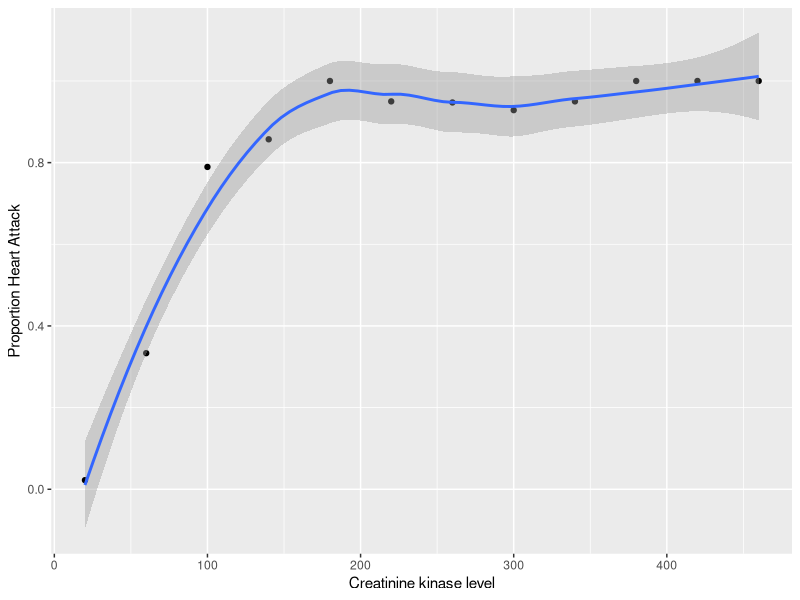
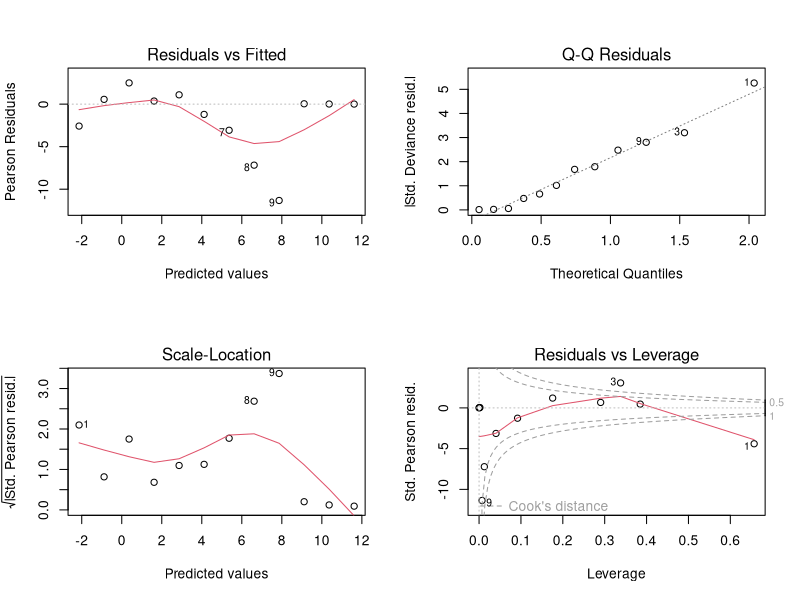
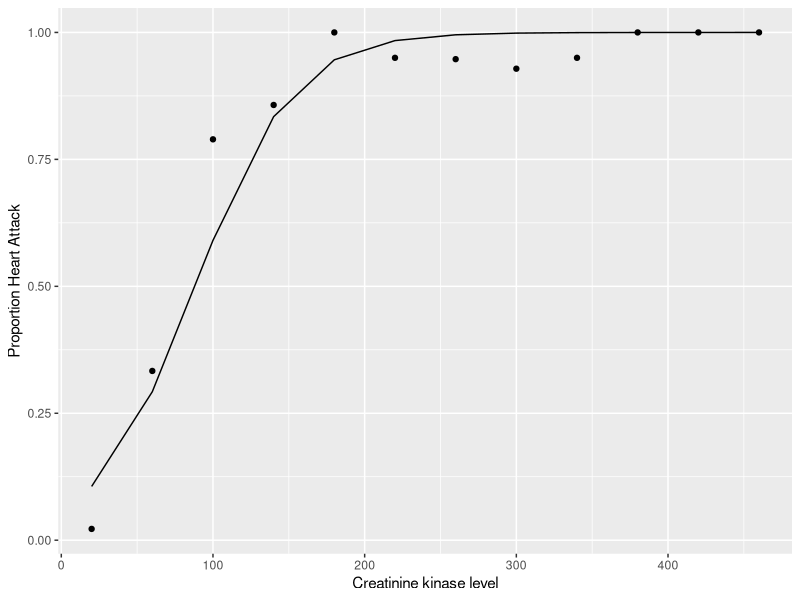
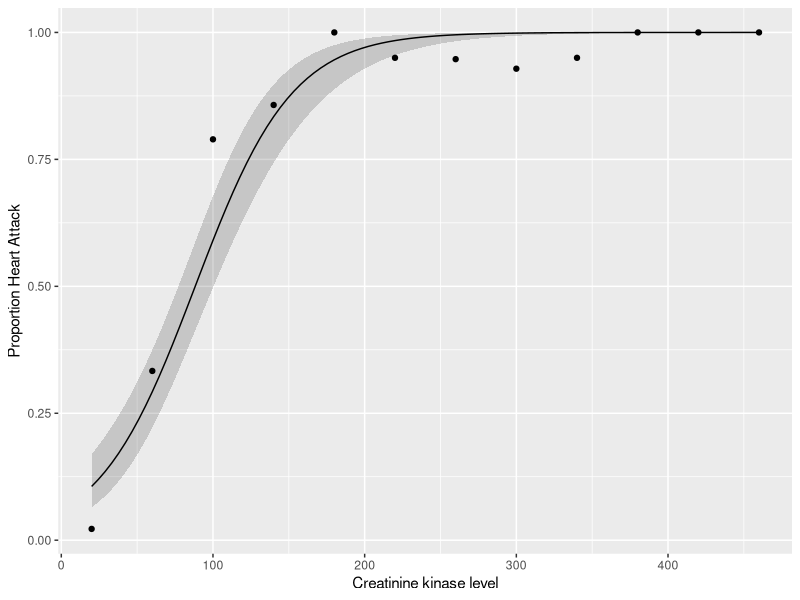
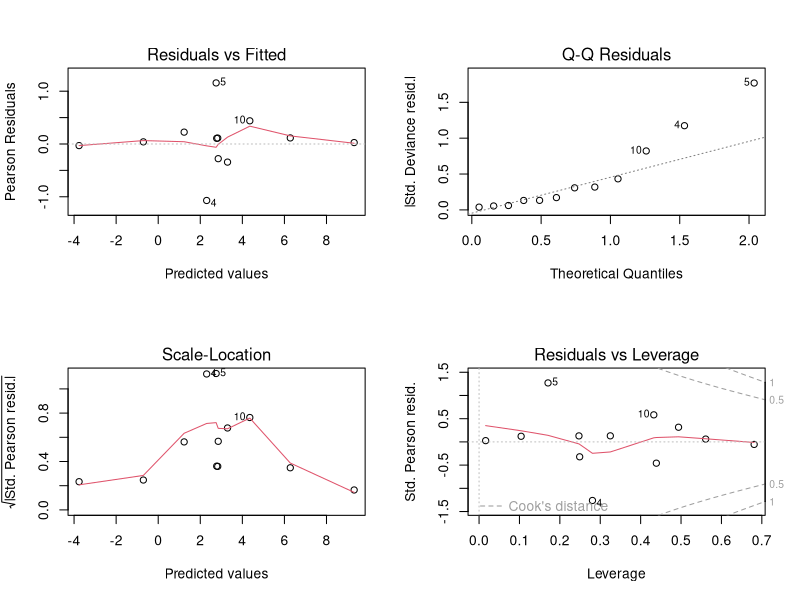
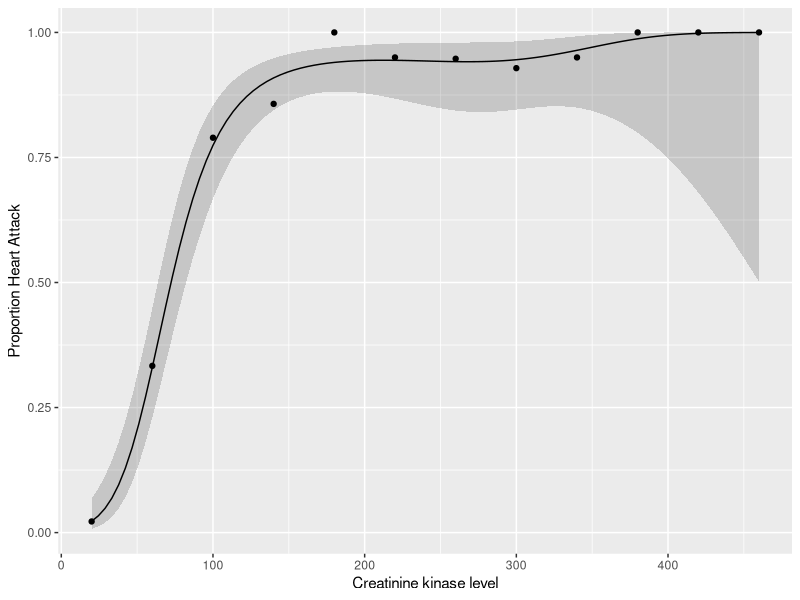

The R script that drew these images, in order: (Note: this script raises an error after producing the figures.)
## ---- chunk 1
knitr::opts_chunk$set(echo = TRUE)
## ---- chunk 2
pkgs <- c("readr", "dplyr", "ggplot2", "here")
vapply(pkgs, library, logical(1L), character.only = TRUE, logical.return = TRUE)
## ---- chunk 3
ck <- read_csv(here("data", "heart-attack.csv"), col_types = "ddd")
ck
## ---- chunk 4
ck <- ck %>%
  mutate(total = attack + ok,
         proportion = attack / total)
## ---- chunk 5
ggplot(ck, aes(x = ck, y = proportion)) +
  geom_point() +
  geom_smooth(method = "loess") +
  labs(x = "Creatinine kinase level", y = "Proportion Heart Attack")
## ---- chunk 6
m_ck_1 <- glm(cbind(attack, ok) ~ ck, data = ck,
              family = binomial(link = "logit"))
## ---- chunk 7
m_ck_2 <- glm(proportion ~ ck, data = ck,
              family = binomial(link = "logit"),
              weights = total)
## ---- chunk 8
summary(m_ck_1)
## ---- chunk 9
summ <- summary(m_ck_1)
null_dev <- summ$null.deviance
(null_dev - deviance(m_ck_1)) / null_dev
## ---- chunk 10
pchisq(deviance(m_ck_1), df.residual(m_ck_1), lower.tail = FALSE)
## ---- chunk 11
op <- par(mfrow = c(2,2))
plot(m_ck_1)
par(op)
## ---- chunk 12
ck <- ck %>%
  mutate(fitted_1 = fitted(m_ck_1))
ggplot(ck, aes(x = ck, y = proportion)) +
  geom_point() +
  geom_line(aes(y = fitted_1)) +
  labs(x = "Creatinine kinase level", y = "Proportion Heart Attack")
## ---- chunk 13
pdat <- with(ck, tibble(ck = seq(min(ck), max(ck), length = 100)))
pred <- predict(m_ck_1, newdata = pdat, type = "link", se.fit = TRUE)
ilink <- family(m_ck_1)$linkinv
pdat <- pdat %>%
  bind_cols(data.frame(pred)) %>%
  mutate(fitted = ilink(fit),
         upper = ilink(fit + (1.96 * se.fit)),
         lower = ilink(fit - (1.96 * se.fit)))

ggplot(ck, aes(x = ck, y = proportion)) +
  geom_ribbon(data = pdat,
              aes(ymin = lower, ymax = upper, x = ck),
              alpha = 0.2, inherit.aes = FALSE) +
  geom_point() +
  geom_line(data = pdat, aes(y = fitted, x = ck)) +
  labs(x = "Creatinine kinase level", y = "Proportion Heart Attack")
## ---- chunk 14
m_ck_poly <- glm(cbind(attack, ok) ~ poly(ck, 3), data = ck,
                 family = binomial(link = "logit"))
## ---- chunk 15
m_ck_poly_alt <- glm(cbind(attack, ok) ~ ck + I(ck^2) + I(ck^3), data = ck,
                     family = binomial(link = "logit"))
## ---- chunk 16
summ <- summary(m_ck_poly)
null_dev <- summ$null.deviance
(null_dev - deviance(m_ck_poly)) / null_dev

op <- par(mfrow = c(2,2))
plot(m_ck_poly)
par(op)

pchisq(deviance(m_ck_poly), df.residual(m_ck_poly), lower.tail = FALSE)
## ---- chunk 17
AIC(m_ck_1, m_ck_poly)

anova(m_ck_1, m_ck_poly, test = "LRT")
## ---- chunk 18
pdat <- with(ck, tibble(ck = seq(min(ck), max(ck), length = 100)))
pred <- predict(m_ck_poly, newdata = pdat, type = "link", se.fit = TRUE)
ilink <- family(m_ck_poly)$linkinv
pdat <- pdat %>%
  bind_cols(data.frame(pred)) %>%
  mutate(fitted = ilink(fit),
         upper = ilink(fit + (1.96 * se.fit)),
         lower = ilink(fit - (1.96 * se.fit)))

ggplot(ck, aes(x = ck, y = proportion)) +
  geom_ribbon(data = pdat,
              aes(ymin = lower, ymax = upper, x = ck),
              alpha = 0.2, inherit.aes = FALSE) +
  geom_point() +
  geom_line(data = pdat, aes(y = fitted, x = ck)) +
  labs(x = "Creatinine kinase level", y = "Proportion Heart Attack")
## ---- chunk 19
# fit models using ML with gam() to be sure we get exactly the same loglik
m_gam0 <- gam(proportion ~ poly(ck, 3), data = ck, weights = total,
              family = binomial(link = "logit"), method = "ML")
m_gam1 <- gam(proportion ~ s(ck), data = ck, weights = total,
              family = binomial(link = "logit"), method = "ML")

# model summary for the GAM
summary(m_gam1)

# is GAM an improvement over the GLM? Yes, but no
anova(m_gam1, m_gam0, test = "Chisq")
AIC(m_gam0, m_gam1)
model_edf(m_gam0, m_gam1)
## differences in reported EDFs due to smoothness selection correction

## refit to use REML
m_gam2 <- update(m_gam1, . ~ ., method = "REML")

## plot the estimated smooth
draw(m_gam2, residuals = TRUE)

new_df <- tibble(ck = seq(min(ck), max(ck), length = 100))

pred_gam <- fitted_values(m_gam2, data = new_df, scale = "response")

plt <- pred_gam %>%
  ggplot(aes(x = ck, y = fitted)) +
    geom_ribbon(aes(ymin = lower, ymax = upper), alpha = 0.2) +
    geom_line() +
    geom_point(data = ck, aes(x = ck, y = proportion))
plt
